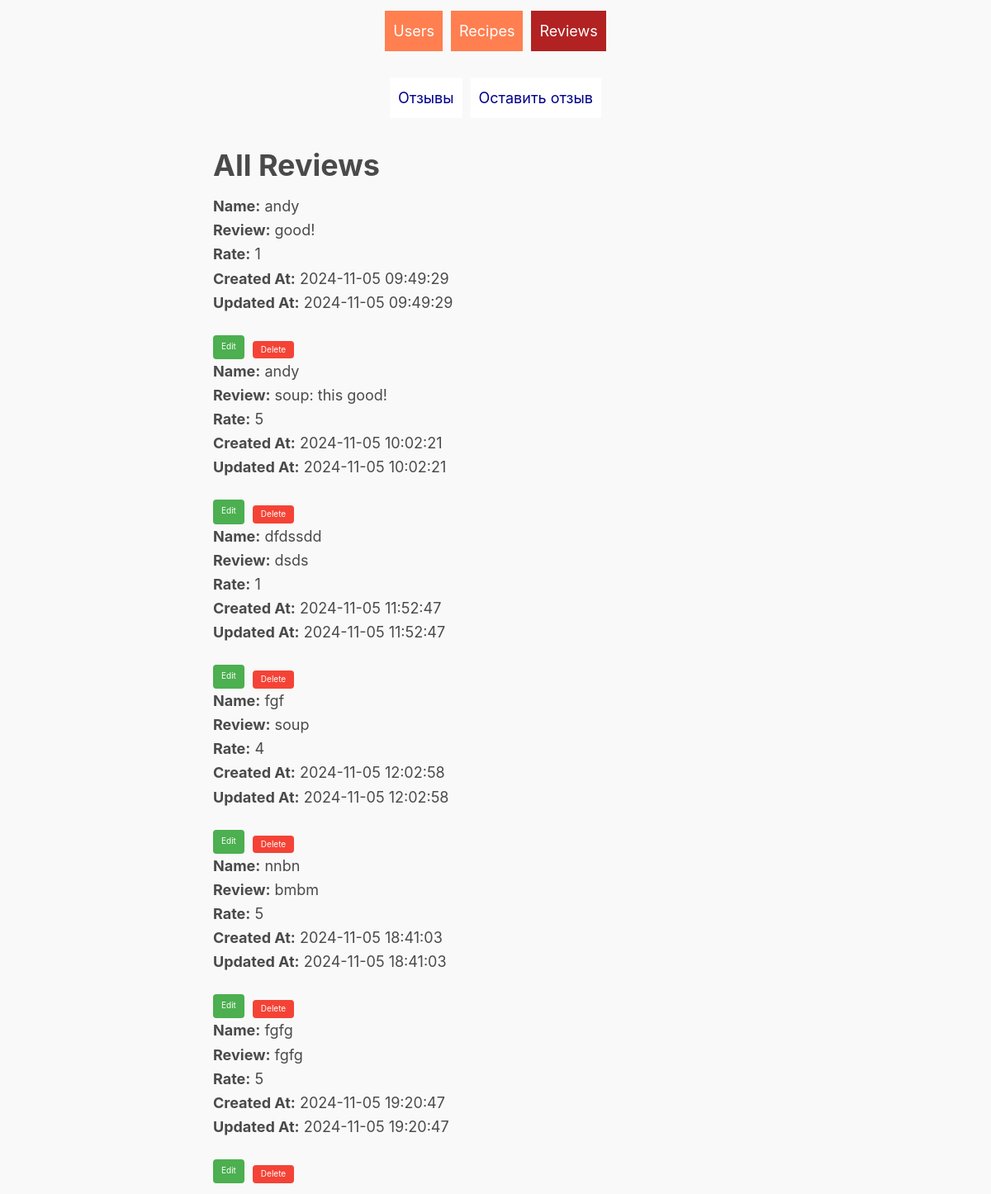
Screenshot of /?app=reviews&view=list with the database file from the repository.
### tables this page shows
CREATE TABLE reviews (
        id INTEGER PRIMARY KEY AUTOINCREMENT,
        name VARCHAR(50) NOT NULL,
        review TEXT NOT NULL,
        rate INTEGER NOT NULL,
        created_at DATETIME DEFAULT CURRENT_TIMESTAMP,
        updated_at DATETIME DEFAULT CURRENT_TIMESTAMP
    );

### pdo/db.php (called while the page is built, shortened)
<?php
require_once 'connection.php';
function getAll(string $table) {
    global $pdo;
    $stmt = $pdo->query("SELECT * FROM $table");
    return $stmt->fetchAll(PDO::FETCH_ASSOC);
}

### reviews/list.php (the view, shortened to what this page needs)
<?php
include_once $dbPath . 'db.php';
$reviews = getAll('reviews');
?>
<h2>All Reviews</h2>
<?php foreach($reviews as $review): ?>
    <div class="review-item">
        <p>
            <strong>Name:</strong> <?= htmlspecialchars($review['name'], ENT_QUOTES) ?><br>
            <strong>Review:</strong> <?= htmlspecialchars($review['review'], ENT_QUOTES) ?><br>
            <strong>Rate:</strong> <?= htmlspecialchars($review['rate'], ENT_QUOTES) ?><br>
            <strong>Created At:</strong> <?= htmlspecialchars($review['created_at'], ENT_QUOTES) ?><br>
            <strong>Updated At:</strong> <?= htmlspecialchars($review['updated_at'], ENT_QUOTES) ?><br>
        </p>
        <div class="action-buttons">
            <a href="?app=reviews&view=update&id=<?= htmlspecialchars($review['id'], ENT_QUOTES) ?>" class="button edit-button">Edit</a>
            <form method="POST" style="display:inline;">
                <button type="submit" name="action" value="delete" class="button delete-button">Delete</button>
            </form>
        </div>
    </div>
<?php endforeach; ?>

### index.php (shortened to what this page needs)
<?php
$app = 'users';
$view = 'index';
$dbPath = dirname(__FILE__) . DIRECTORY_SEPARATOR . 'pdo' . DIRECTORY_SEPARATOR;
require_once $dbPath . 'db.php';
$apps = ['users', 'recipes', 'reviews'];
$views = ['create', 'update', 'delete', 'show', 'list', 'index'];
if (isset($_GET['app']) && in_array($_GET['app'], $apps)) {
    $app = $_GET['app'];
} else {
    header('Location: /?app=users&view=index');
    exit;
}
if (isset($_GET['view']) && in_array($_GET['view'], $views)) {
    $view = $_GET['view'];
}
?>
<!DOCTYPE html>
<html lang="en">
  <head>
    <link rel="stylesheet" href="/assets/css/normalize.css">
    <link rel="stylesheet" href="/assets/css/sakura.css">
    <link rel="stylesheet" href="/assets/css/style.css">
  </head>
  <body>
    <nav class="nav">
      <ul class="nav__list">
        <li class="nav__item <?= $app === 'users' ? 'active' : '' ?>">
          <a href="?app=users&view=index" class="nav__link">Users</a>
        </li>
        <li class="nav__item <?= $app === 'recipes' ? 'active' : '' ?>">
          <a href="?app=recipes&view=index" class="nav__link">Recipes</a>
        </li>
        <li class="nav__item <?= $app === 'reviews' ? 'active' : '' ?>">
          <a href="?app=reviews&view=index" class="nav__link">Reviews</a>
        </li>
      </ul>
    </nav>
    <div class="container">
      <nav class="nav">
        <ul class="nav__list">
          <?php if ($app === 'users'): ?>
            <li class="nav__item--crud">
              <a href="?app=users&view=list" class="nav__link--crud">Пользователи</a>
            </li>
            <li class="nav__item--crud">
              <a href="?app=users&view=create" class="nav__link--crud">Регистрация</a>
            </li>
          <?php elseif ($app === 'reviews'): ?>
            <li class="nav__item--crud">
              <a href="?app=reviews&view=list" class="nav__link--crud">Отзывы</a>
            </li>
            <li class="nav__item--crud">
              <a href="?app=reviews&view=create" class="nav__link--crud">Оставить отзыв</a>
            </li>
          <?php endif; ?>
        </ul>
      </nav>
      <?php
      if (in_array($view, $views)) {
        $path = $app . DIRECTORY_SEPARATOR . $view . '.php';
        include_once $path;
      }
      ?>
    </div>
  </body>
</html>

### assets/css/sakura.css (style rules this page uses)
html { font-size: 62.5%; font-family: -apple-system, BlinkMacSystemFont, "Segoe UI", Roboto, "Helvetica Neue", Arial, "Noto Sans", sans-serif; }
body { font-size: 1.8rem; line-height: 1.618; max-width: 38em; margin: auto; color: #4a4a4a; background-color: #f9f9f9; padding: 13px; }
h1, h2, h3, h4, h5, h6 { line-height: 1.1; font-family: -apple-system, BlinkMacSystemFont, "Segoe UI", Roboto, "Helvetica Neue", Arial, "Noto Sans", sans-serif; font-weight: 700; margin-top: 3rem; margin-bottom: 1.5rem; overflow-wrap: break-word; word-wrap: break-word; -ms-word-break: break-all; word-break: break-word; }
h2 { font-size: 2em; }
p { margin-top: 0px; margin-bottom: 2.5rem; }
a { text-decoration: none; color: #1d7484; }
ul { padding-left: 1.4em; margin-top: 0px; margin-bottom: 2.5rem; }
li { margin-bottom: 0.4em; }
.button, button, input[type=submit], input[type=reset], input[type=button], input[type=file]::file-selector-button { display: inline-block; padding: 5px 10px; text-align: center; text-decoration: none; white-space: nowrap; background-color: #1d7484; color: #f9f9f9; border-radius: 1px; border: 1px solid #1d7484; cursor: pointer; box-sizing: border-box; }

### assets/css/style.css (style rules this page uses)
.nav__list { display: flex; gap: 1rem; list-style: none; justify-content: center; padding: 0; }
.nav__item { padding: 1rem; background-color: coral; }
.nav__item--crud { padding: 1rem; background-color: white; }
.nav__link, .nav__link:visited { color: white; }
.nav__link--crud, .nav__link--crud:visited { color: darkblue; }
.active { background-color: firebrick; position: relative; }
.action-buttons { display: flex; justify-content: flex-start; gap: 1rem; margin-top: 0.5rem; }
.action-buttons .button { background-color: #4CAF50; color: white; padding: 0.5rem 1rem; border: none; border-radius: 4px; cursor: pointer; text-decoration: none; font-size: 1rem; }
.action-buttons .delete-button { background-color: #f44336; }
.action-buttons button { padding: 0.5rem 1rem; border: none; border-radius: 4px; cursor: pointer; font-size: 1rem; color: white; }

### rows the page displays
reviews: name "andy", review "good!", rate "1", created_at "2024-11-05 09:49:29", updated_at "2024-11-05 09:49:29"
reviews: name "andy", review "soup: this good!", rate "5", created_at "2024-11-05 10:02:21", updated_at "2024-11-05 10:02:21"
reviews: name "dfdssdd", review "dsds", rate "1", created_at "2024-11-05 11:52:47", updated_at "2024-11-05 11:52:47"
reviews: name "fgf", review "soup", rate "4", created_at "2024-11-05 12:02:58", updated_at "2024-11-05 12:02:58"
reviews: name "nnbn", review "bmbm", rate "5", created_at "2024-11-05 18:41:03", updated_at "2024-11-05 18:41:03"
reviews: name "fgfg", review "fgfg", rate "5", created_at "2024-11-05 19:20:47", updated_at "2024-11-05 19:20:47"
